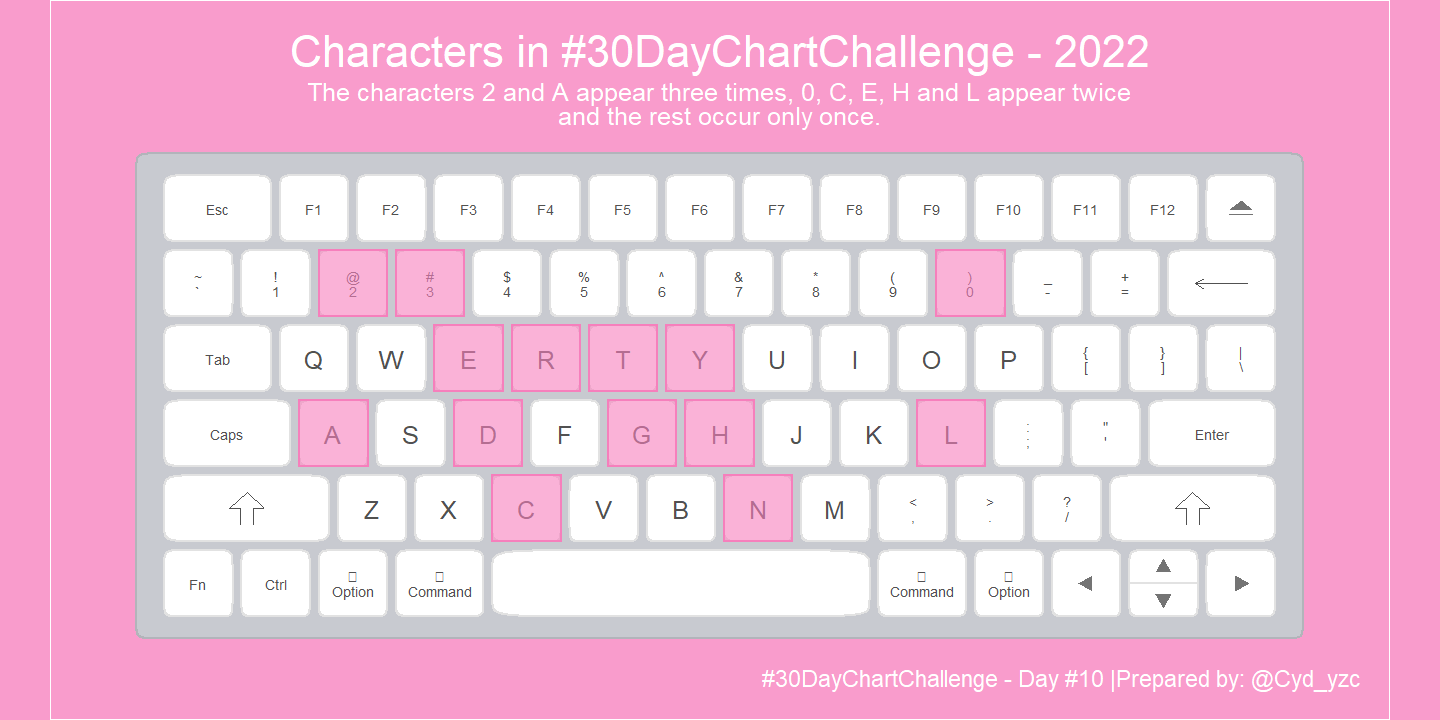

R code for this plot:
library(ggkeyboard)
library(stringr)
library(ggplot2)
library(tidyverse)
library(ggtext)

# Data Wrangling

text <- "30 Day Chart Challenge 2022"
text <- str_to_upper(text)
ch <- strsplit(text, "")

table_list <- as_tibble(table(ch)) %>%
  filter(ch != " ") %>%
  mutate(color = case_when(
    n == 1 ~  "#F7B9D9",
    n == 2 ~  "#F67FBC",
    n == 3 ~  "#F90B86"
  )) %>%
  arrange(n)

# Plot

p <- ggkeyboard(mac, palette = keyboard_palette("magic"), font_size = 5) %>%
   highlight_keys(keys = table_list$ch, colour = "#F67FBC",
                 fill = "#F67FBC", alpha = 0.6) +
  ggplot2::labs(title = "Characters in #30DayChartChallenge - 2022",
                caption = "#30DayChartChallenge - Day #10 |Prepared by: @Cyd_yzc",
                subtitle = "<span>\n The characters 2 and A appear three times, 0, C, E, H and L appear twice<span><br>and the rest occur only once.</span>") +
  ggplot2::theme(plot.title = element_text(hjust = 0.5, size = 44, color = "white"),
                 plot.subtitle = element_markdown(hjust = 0.5,
                                                  color = "white", size = 25),
                 plot.caption = element_text(hjust = 1, 
                                             size = 23, color = "white"),
                 plot.background = element_rect(fill = "#F99CCC"),
                 plot.margin = unit(c(1,1,1,1), "cm"),
                 panel.border = element_rect(color = "#F99CCC", fill = NA)) 

# Save the Plot

ggsave("Day10.png", p, width = 20, height = 10, dpi = 72)              
                
